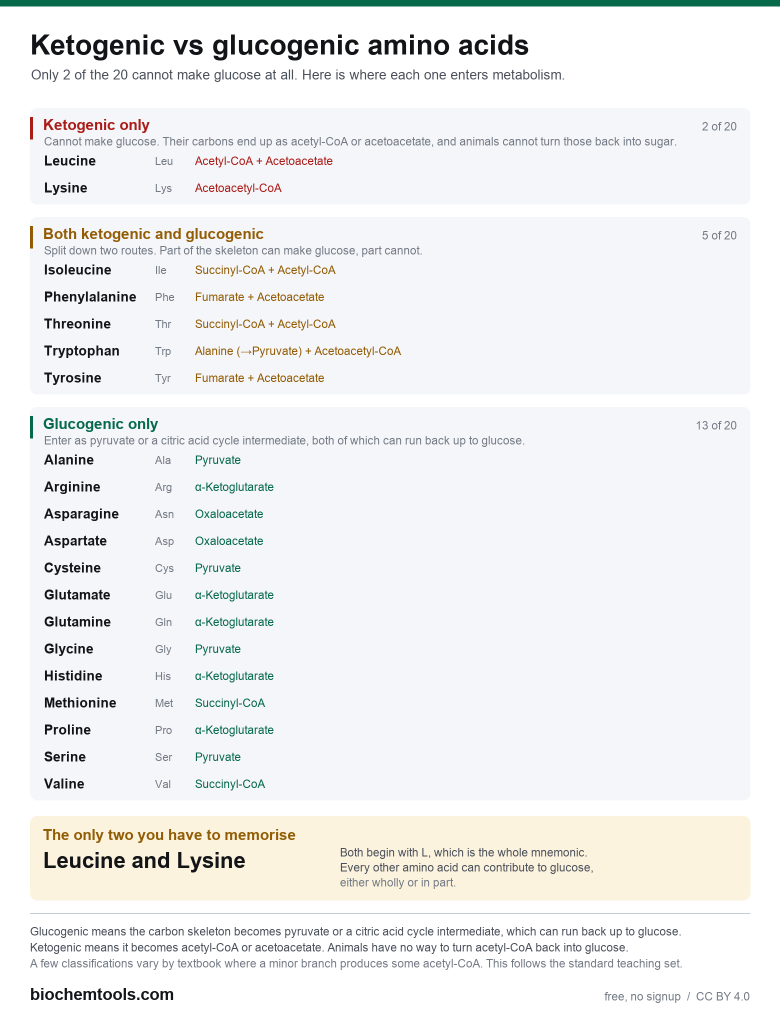
#> input picture downloads/amino-acid-catabolism-chart-light.png, 1560 x 2046 px, given in place of amino-acid-catabolism-chart-light.png.png, which was not available (shown at 1/2 size)
$ python -i make_card_shots.py   (imports and definitions only)
#> lines starting #> are read from the running program, lines starting #| are printed output that depends on the picture
#!/usr/bin/env python3
"""Homepage card pictures: each tool, photographed with an answer already on screen.

Keon was shown the same cards twice (the chart shown whole, and the tool with a
result visible) and picked the tool. See Vault/Biochemtools/Homepage Design Brief
2026-11-09.md and the site-polish skill.

How a picture is chosen, per page, with no hand-picked rectangles:

1. Find the page's LOUDEST RESULT: the largest-font number below the title. Tools
   open prefilled, so there always is one. This is the "one loudest element" rule
   applied by code.
2. Take the whole card that contains it.
3. Fit that card into the frame WITHOUT cropping it. A crop through the middle of a
   word reads as a broken image ("ross a membrane"), so the card is scaled to fit
   and padded with the page background instead.

Fallbacks, in order, when a page has no big number: the largest drawn chart
(canvas or svg), then the first real table (a Punnett square), then the first card
after the inputs. OVERRIDE names a selector for a page the rules get wrong.
Pages whose product IS a chart keep the chart (CHART_PAGES).

Needs the preview server (bct-preview, port 8911) serving a synced copy, because
the preview launcher cannot read ~/Desktop. Drives agent-browser, one page at a time.

    python3 tools/make_card_shots.py                 # every tool
    python3 tools/make_card_shots.py --only ph-calculator.html punnett-square-calculator.html
"""
import json
import os
import subprocess
import sys
import tempfile

from PIL import Image

HERE = os.path.dirname(os.path.abspath(__file__))
SITE = os.path.join(HERE, "..")
OUT = os.path.join(SITE, "previews")
BASE = "http://localhost:8911/"
TOOLS = os.path.join(HERE, "charts", "preview_tools.json")

CARD_W, CARD_H = 760, 440
PAD = 22                           # page background around the fitted card, px
BG = (14, 12, 10)                  # --bg

# The product IS the chart on these, so the card shows the chart, whole.
CHART_PAGES = {
    "amino-acid-chart.html": "amino-acid-chart",
    "codon-chart.html": "genetic-code-chart",
    "biochem-equation-sheet.html": "biochem-equation-chart",
}

# Pages the rules cannot read, set after looking at the full contact sheet.
#   loud:  the element that IS the answer, when it is not a number
#   click: buttons to press first, for explorers that open at step 0
OVERRIDE = {
    "quiz.html": {"loud": "#ask"},
    "blood-type-calculator.html": {"loud": "div.bt"},
    "empirical-formula-calculator.html": {"loud": "#empOut"},
    "x-linked-inheritance-calculator.html": {"loud": "#dOut"},
    "dna-to-protein-translation.html": {"loud": "#protein"},
    "limiting-reagent-calculator.html": {"loud": "#outBox"},
    "buffer-pka-table.html": {"loud": "#best"},
    # the whole result card (square plus both ratio tables) shrank the square;
    # it is the second-busiest tool, so show the square alone, large
    "punnett-square-calculator.html": {"loud": "table", "grow": False},
    # The glycolysis and citric acid explorers open at step 0 with every tally at
    # zero, which breaks the tools-open-prefilled rule (flagged, not changed).
    "glycolysis-pathway-explorer.html": {"click": ["#all"]},
    # "Show all" here expands the steps without running the tallies, unlike the
    # glycolysis page, so step through all eight instead.
    "citric-acid-cycle-explorer.html": {"click": ["#next"] * 8, "loud": "#tNADH", "grow": False},
    # explorers shown in their most telling state rather than the default
    "gene-expression-regulation-explorer.html": {"text": ["Glucose absent", "Lactose present"],
                                                 "loud": "#lacWork"},
    "membrane-transport-explorer.html": {"text": ["Primary active"], "loud": "#modes"},
    "amino-acid-catabolism-explorer.html": {"click": ["#aaGrid button:nth-of-type(10)"],
                                            "loud": "#aaGrid"},
    # the practice worksheet is blank by design; show the answered version
    "punnett-square-practice-problems.html": {"click": ["#toggle"]},
}

FIND_JS = r"""
(() => {
  const CFG = %s;
  const st = document.createElement('style');
  st.textContent = '#bct-share-btn,#tool-streak-badge,.topnav,#recommended-slot,' +
                   '.tools-tried,[class*=streak]{display:none!important}';
  document.head.appendChild(st);
  // A sticky bar (the citric explorer's tally) overlaps whatever scrolls under it
  // in a full-page capture. Put every sticky element back in normal flow.
  for (const el of document.querySelectorAll('body *'))
    if (getComputedStyle(el).position === 'sticky') el.style.position = 'static';
  const vis = el => { const r = el.getBoundingClientRect(), cs = getComputedStyle(el);
    return r.width > 0 && r.height > 0 && cs.display !== 'none' &&
           cs.visibility !== 'hidden' && +cs.opacity > 0.05; };
  const doc = el => { const r = el.getBoundingClientRect();
    return {x: r.left + scrollX, y: r.top + scrollY, w: r.width, h: r.height}; };
  const h1 = document.querySelector('h1');
  const floor = h1 ? doc(h1).y + doc(h1).h : 0;
  const bodyBg = getComputedStyle(document.body).backgroundColor;
  const isCard = el => { const cs = getComputedStyle(el), r = el.getBoundingClientRect();
    const bg = cs.backgroundColor;
    const filled = bg && bg !== 'rgba(0, 0, 0, 0)' && bg !== 'transparent' && bg !== bodyBg;
    const edged = parseFloat(cs.borderTopWidth) > 0 && cs.borderTopStyle !== 'none';
    return (filled || edged) && r.width >= 320 && r.height >= 110; };
  const cardOf = el => { let e = el.parentElement, best = null;
    while (e && e !== document.body) {
      if (isCard(e)) { best = e; if (e.getBoundingClientRect().height >= 150) break; }
      e = e.parentElement; }
    return best; };
  // the row of answer tiles around a result: widest ancestor still under 340px tall
  const groupOf = el => { let e = el, best = el;
    while (e && e !== document.body) { const r = e.getBoundingClientRect();
      if (r.height > 340) break; if (r.width >= 380) best = e; e = e.parentElement; }
    return best; };

  // the largest drawn chart below the title
  let chart = null, area = 0;
  for (const el of document.querySelectorAll('canvas, svg')) {
    if (!vis(el) || doc(el).y < floor || el.closest('a,button,nav,header')) continue;
    const r = el.getBoundingClientRect(), a = r.width * r.height;
    if (r.width >= 240 && a > area) { area = a; chart = el; }
  }

  // the loudest answer: named by OVERRIDE, else the largest-font number. A short
  // label in front ("pH 2.87") and scientific notation ("1.000e-4 M") both count.
  let loud = CFG.loud ? document.querySelector(CFG.loud) : null, size = loud ? 99 : 0;
  const NUM = /^(?:[A-Za-z]{1,4}\s*=?\s*)?[+\-−]?\d[\d.,]*(?:e[+\-−]?\d+)?\s*(%%|mM|µM|uM|nM|M|kDa|Da|g\/mol|g|mg|mL|µL|L|ATP|mmHg|°C|K|min|s|bp|atm|V|Osm|mmol|kJ\/mol|ng\/µL)?$/i;
  if (!loud) for (const el of document.querySelectorAll('body *')) {
    if (/^(H1|H2|SCRIPT|STYLE|OPTION|BUTTON|INPUT|TEXTAREA|LABEL|A|TH|TD)$/.test(el.tagName)) continue;
    const own = [...el.childNodes].filter(n => n.nodeType === 3).map(n => n.textContent.trim()).join('');
    if (!own || !NUM.test(own) || !vis(el) || doc(el).y < floor) continue;
    const fs = parseFloat(getComputedStyle(el).fontSize);
    if (fs > size) { size = fs; loud = el; }
  }

  if (loud && size >= 22) {
    const card = cardOf(loud);
    // a compact result card is the best picture: big answer plus its working
    if (card && card.getBoundingClientRect().height <= 560)
      return JSON.stringify({kind: 'result ' + Math.round(size) + 'px', ...doc(card)});
    // too tall to read once shrunk: take the result band instead, the answer
    // tiles joined with the plot when one sits nearby, at full card width so
    // nothing is clipped at the sides and no edge cuts through a line
    const g = groupOf(loud), gd = doc(g), frame = doc(card || g);
    let top = gd.y, bot = gd.y + gd.h;
    if (chart) { const c = doc(chart);
      if (Math.abs(c.y - gd.y) < 800 && Math.max(bot, c.y + c.h) - Math.min(top, c.y) <= 900) {
        top = Math.min(top, c.y); bot = Math.max(bot, c.y + c.h); } }
    // A lone answer box in empty space reads as thin: the best cards are the
    // answer PLUS its working. So grow the band down through whole following
    // blocks (the worked steps) while it stays compact, never splitting one.
    let nxt = g.nextElementSibling;
    while (CFG.grow && nxt && bot - top < 300) {
      if (!vis(nxt)) { nxt = nxt.nextElementSibling; continue; }
      const nd = doc(nxt);
      if (nd.y + nd.h - top > 470) break;
      bot = nd.y + nd.h; nxt = nxt.nextElementSibling;
    }
    // Never start the picture partway through an element. A margin alone was not
    // enough: on the equilibrium page the inputs sit flush against the answer, so
    // the band sliced their bottom edge. Move the top below anything it would cut.
    // Only a SLIVER moves the edge: an element mostly above it, poking in. The
    // first version moved the edge past the wrapper around the enzyme plots and
    // deleted both charts, so anything holding the chart or the answer is exempt.
    top -= 5;
    for (const el of document.querySelectorAll('body *')) {
      if (!vis(el) || el.contains(g) || g.contains(el) || (chart && el.contains(chart))) continue;
      const d = doc(el);
      if (d.x + d.w < frame.x || d.x > frame.x + frame.w) continue;
      const poke = d.y + d.h - top;
      if (d.y < top && poke > 0 && poke < d.h * 0.5 && d.y + d.h <= gd.y + 1) top = d.y + d.h + 2;
    }
    return JSON.stringify({kind: 'band ' + Math.round(size) + 'px',
      x: frame.x, y: top, w: frame.w, h: bot - top + 16});
  }

  if (chart) { const c = cardOf(chart), cd = doc(chart);
    if (c && c.getBoundingClientRect().height <= 900) return JSON.stringify({kind: 'chart', ...doc(c)});
    const f = c ? doc(c) : cd;
    return JSON.stringify({kind: 'chart band', x: f.x, y: cd.y - 14, w: f.w, h: cd.h + 28}); }

  for (const t of document.querySelectorAll('table')) {
    if (!vis(t) || doc(t).y < floor || t.querySelectorAll('td').length < 6) continue;
    const c = cardOf(t) || t;
    if (c.getBoundingClientRect().height <= 900) return JSON.stringify({kind: 'table', ...doc(c)});
  }
  const cards = [...document.querySelectorAll('main *, body > *')].filter(e => isCard(e) &&
    doc(e).y >= floor && !isCard(e.parentElement || document.body));
  const pick = cards[1] || cards[0];
  if (pick) return JSON.stringify({kind: 'card', ...doc(pick)});
  return JSON.stringify({kind: 'none'});
})()
"""


def ab(*args, timeout=60):
    r = subprocess.run(["agent-browser", *args], capture_output=True, text=True, timeout=timeout)
    return r.stdout.strip()


# [45 lines left out: functions find_box, trim_slivers, not called in this run]


def fit(region):
    """Scale the whole card into the frame. Never crop it."""
    canvas = Image.new("RGB", (CARD_W, CARD_H), BG)
    room_w, room_h = CARD_W - 2 * PAD, CARD_H - 2 * PAD
    s = min(room_w / region.width, room_h / region.height)
    img = region.resize((max(1, int(region.width * s)), max(1, int(region.height * s))),
                        Image.LANCZOS)
    canvas.paste(img, ((CARD_W - img.width) // 2, (CARD_H - img.height) // 2))
    return canvas, s


def chart_card(plate):
    im = Image.open(os.path.join(SITE, "downloads", plate + ".png")).convert("RGB")
#> im is the input picture: PIL image 1560x2046 RGB; mean R, G, B 240.1, 240.7, 240.4
    h = int(im.width * (CARD_H - 2 * PAD) / (CARD_W - 2 * PAD))
#> h = 862
    return fit(im.crop((0, 0, im.width, min(h, im.height))))[0]
#> in fit, `img = region.resize((max(1, int(region.width * s)), max(1, int(region...`:
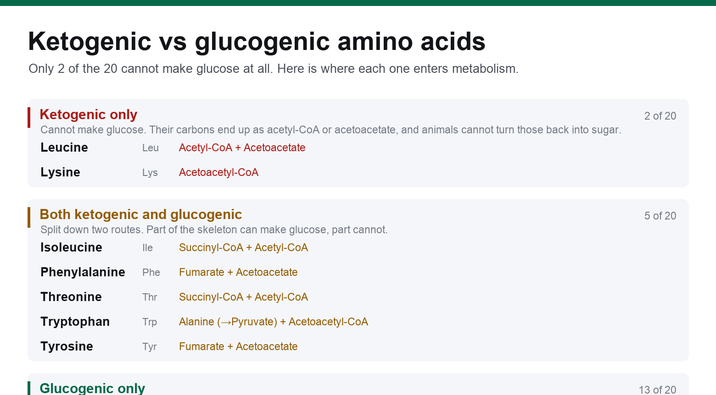
#> img: PIL image 716x395 RGB; mean R, G, B 237.3, 238.7, 239.4
#> in fit, `canvas.paste(img, ((CARD_W - img.width) // 2, (CARD_H - img.height) //..`:
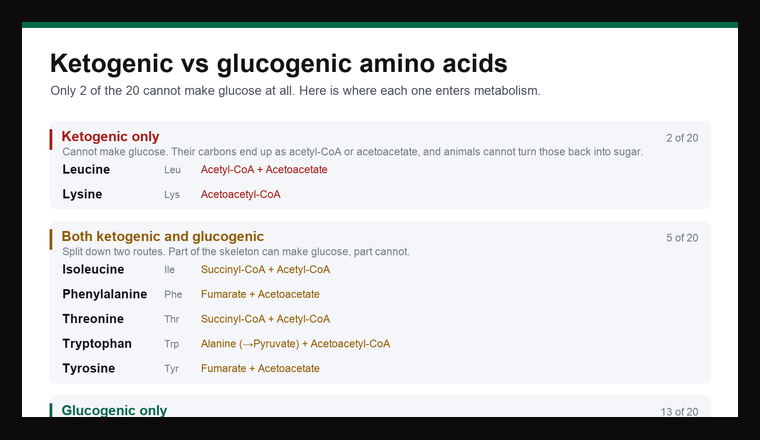
#> canvas: PIL image 760x440 RGB; mean R, G, B 202.9, 203.8, 204.1


def save(img, path):
    img.convert("P", palette=Image.ADAPTIVE, colors=128).save(path, optimize=True)
    return os.path.getsize(path)


# [47 lines left out: function main, not called in this run]


# [2 lines not run here, left out]

>>> result = chart_card('../downloads/amino-acid-catabolism-chart-light.png')

$ run again, on downloads/amino-acid-structures-chart-light.png
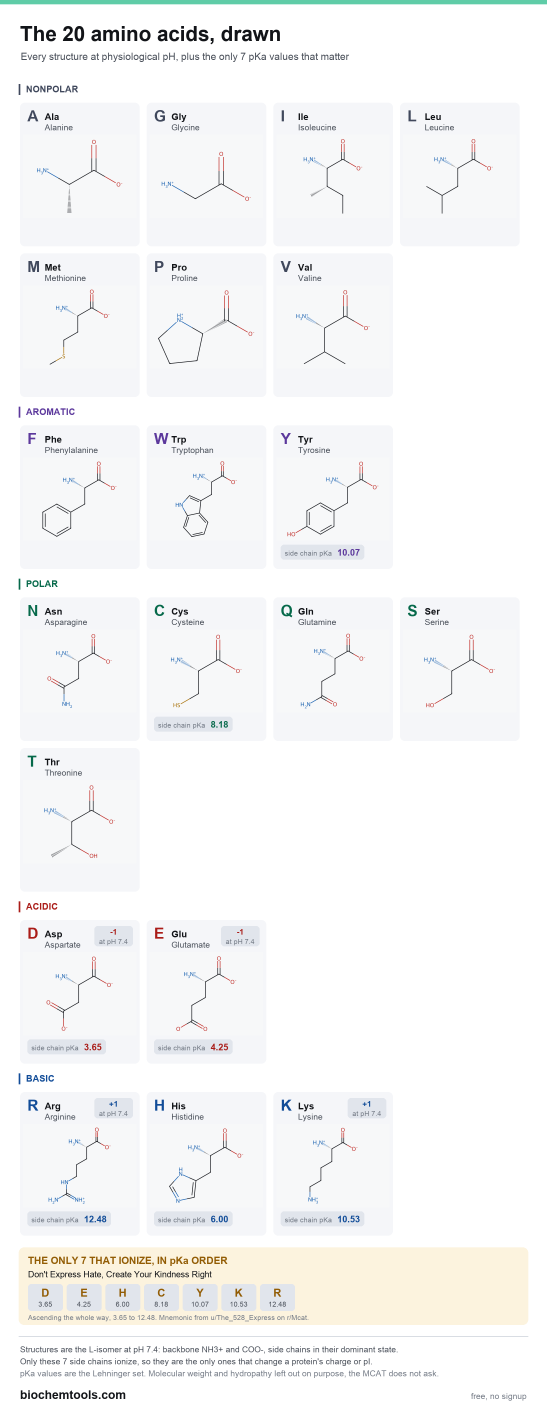
#> input picture downloads/amino-acid-structures-chart-light.png, 1640 x 4254 px, given in place of amino-acid-structures-chart-light.png.png, which was not available (shown at 1/3 size)
#> in chart_card, im is the input picture: PIL image 1640x4254 RGB; mean R, G, B 246.6, 247, 247.1
#> in fit, `img = region.resize((max(1, int(region.width * s)), max(1, int(region...`:
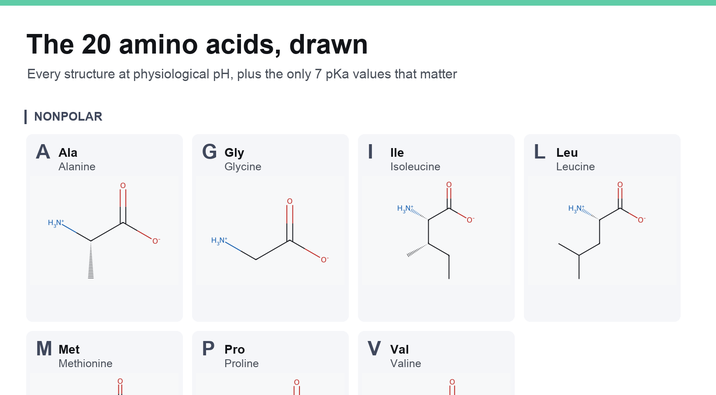
#> img: PIL image 716x395 RGB; mean R, G, B 243, 245, 245.7
#> in fit, `canvas.paste(img, ((CARD_W - img.width) // 2, (CARD_H - img.height) //..`:
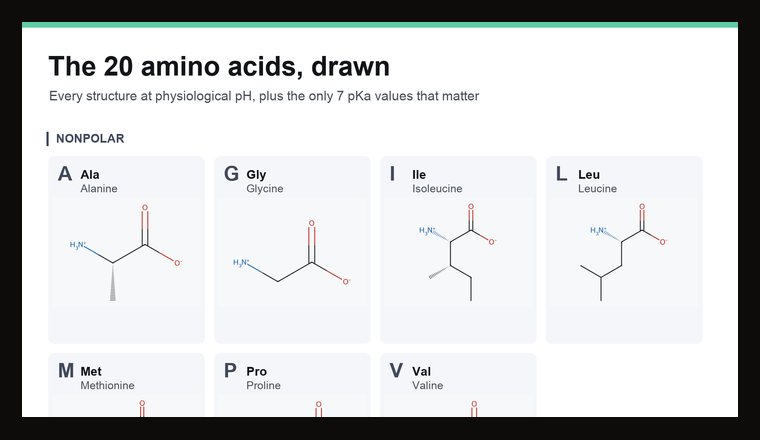
#> canvas: PIL image 760x440 RGB; mean R, G, B 207.6, 209.1, 209.3

$ run again, on downloads/atp-yield-chart-light.png
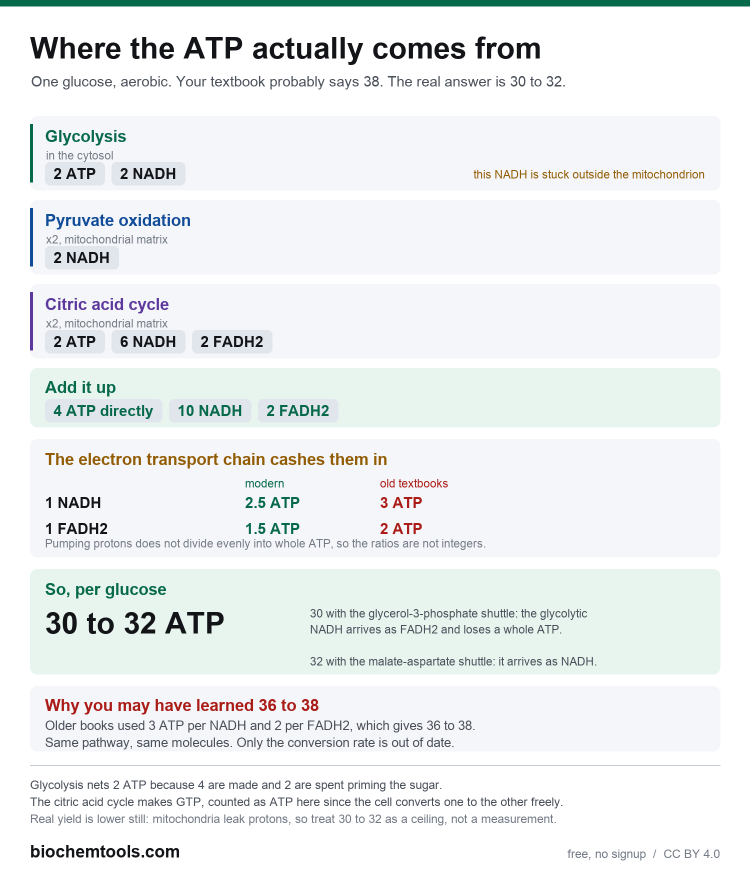
#> input picture downloads/atp-yield-chart-light.png, 1500 x 1780 px, given in place of atp-yield-chart-light.png.png, which was not available (shown at 1/2 size)
#> in chart_card, im is the input picture: PIL image 1500x1780 RGB; mean R, G, B 237, 240.1, 240.3
#> in fit, `img = region.resize((max(1, int(region.width * s)), max(1, int(region...`:
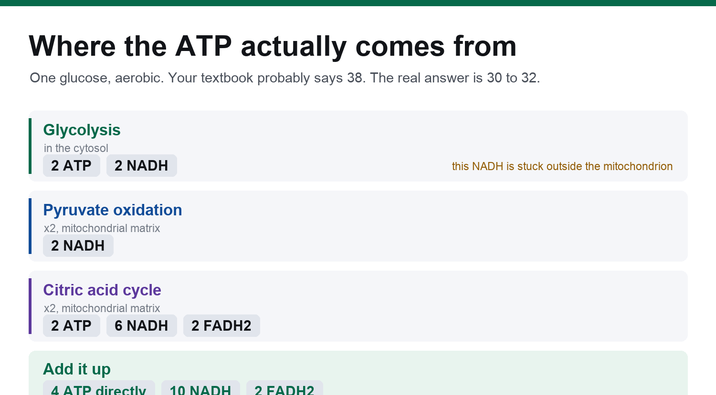
#> img: PIL image 716x395 RGB; mean R, G, B 235, 238.8, 239.7
#> in fit, `canvas.paste(img, ((CARD_W - img.width) // 2, (CARD_H - img.height) //..`:
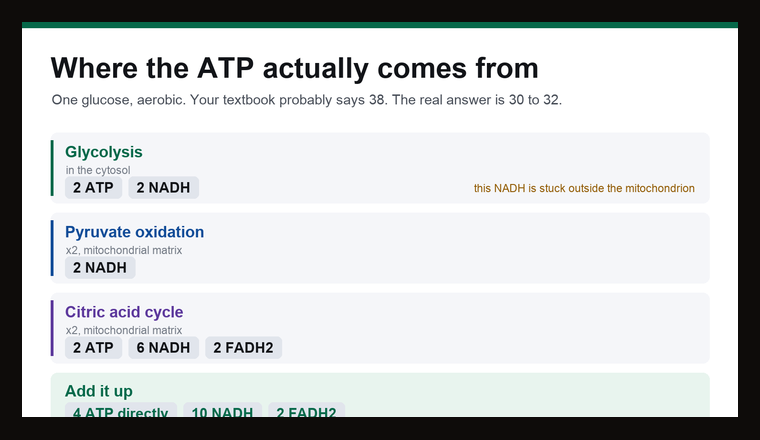
#> canvas: PIL image 760x440 RGB; mean R, G, B 200.9, 203.9, 204.3
